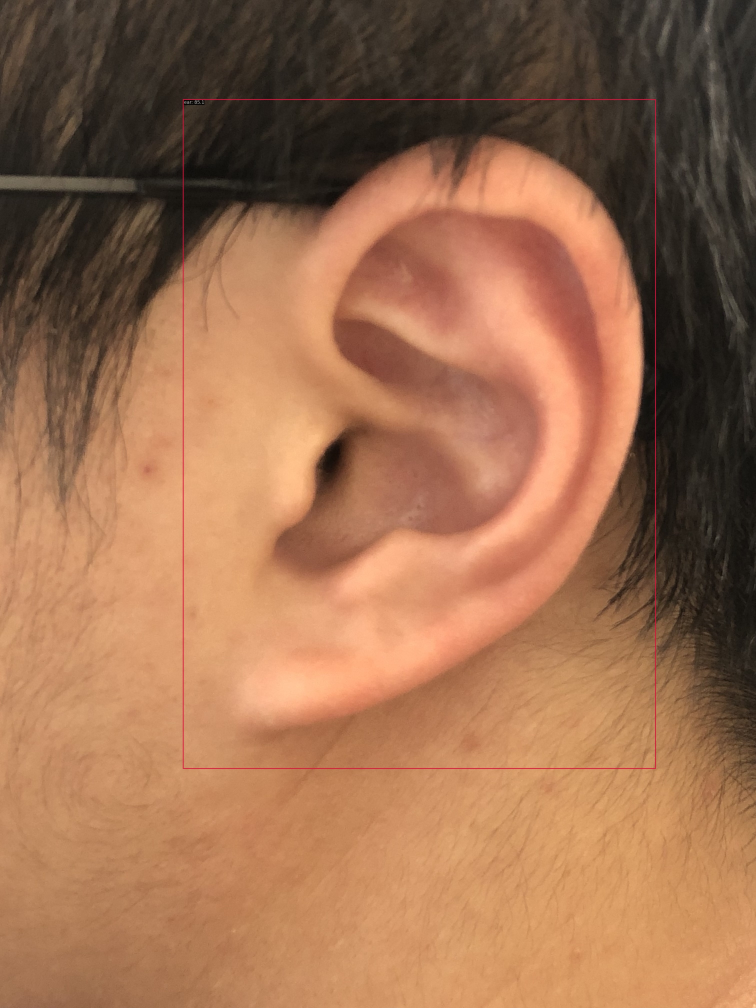
#> input picture mmpose/hw/MMDet_RTMDet/outputs/vis/right_ear_lr_inv.jpg, 3024 x 4032 px (shown at 1/4 size)
$ jupyter execute --allow-errors MMDet_RTMDet.ipynb   (shell and % lines are left out)
#> lines starting #> are read from the running program, lines starting #| are printed output that depends on the picture
# MMDetection with RTMDet

- baseline

[cell 1]
PROJECT_ROOT = '/home/louzekun/projects/mmlab/mmpose'

import os
os.chdir(PROJECT_ROOT)
os.getcwd()

## 训练

- 进行的调整:
```python
data_root = '~/dataset/Ear210_Keypoint_Dataset_coco/'
TRAIN_BATCH_SIZE = 16  # 8
VAL_BATCH_SIZE = 8  # 4
TEST_BATCH_SIZE = 8  # null
num_workers=[stage]_BATCH_SIZE//2  # for each dataloader
```

- 原来配置文件的问题:
```python
line 100: train_dataloader  # batch_size=8, should be TRAIN_BATCH_SIZE
line 146: val_dataloader  # batch_size=4, should be VAL_BATCH_SIZE
# so do the test_dataloader
```

[cell 2]
# !python /home/louzekun/projects/mmlab/src_code/mmdetection/tools/train.py \
#     ./hw/rtmdet_tiny_ear.py \
#     --work-dir ./hw/MMDet_RTMDet/

[cell 3]
import matplotlib.pyplot as plt
import json
# write a similar code as above
# json is {"lr": 4.043963963963964e-06, "data_time": 26.801936507225037, "loss": 0.18611308187246323, "loss_cls": 0.13114985078573227, "loss_bbox": 0.054963234812021255, "time": 28.41678285598755, "epoch": 1, "memory": 5088, "step": 2}
log_scalars = '/home/louzekun/projects/mmlab/mmpose/hw/MMDet_RTMDet/20230604_162124/vis_data/scalars.json'
#> (the rest of this cell did not finish here and is left out)

# 测试

[cell 4]
# !python /home/louzekun/projects/mmlab/src_code/mmdetection/tools/test.py \
#     ./hw/rtmdet_tiny_ear.py \
#     ./hw/MMDet_RTMDet/best_coco_bbox_mAP_epoch_175.pth \
#     --work-dir ./hw/MMDet_RTMDet/

- copied from cmdlines
```text
 Average Precision  (AP) @[ IoU=0.50:0.95 | area=   all | maxDets=100 ] = 0.821
 Average Precision  (AP) @[ IoU=0.50      | area=   all | maxDets=100 ] = 0.964
 Average Precision  (AP) @[ IoU=0.75      | area=   all | maxDets=100 ] = 0.964
 Average Precision  (AP) @[ IoU=0.50:0.95 | area= small | maxDets=100 ] = -1.000
 Average Precision  (AP) @[ IoU=0.50:0.95 | area=medium | maxDets=100 ] = -1.000
 Average Precision  (AP) @[ IoU=0.50:0.95 | area= large | maxDets=100 ] = 0.821
 Average Recall     (AR) @[ IoU=0.50:0.95 | area=   all | maxDets=  1 ] = 0.857
 Average Recall     (AR) @[ IoU=0.50:0.95 | area=   all | maxDets= 10 ] = 0.857
 Average Recall     (AR) @[ IoU=0.50:0.95 | area=   all | maxDets=100 ] = 0.857
 Average Recall     (AR) @[ IoU=0.50:0.95 | area= small | maxDets=100 ] = -1.000
 Average Recall     (AR) @[ IoU=0.50:0.95 | area=medium | maxDets=100 ] = -1.000
 Average Recall     (AR) @[ IoU=0.50:0.95 | area= large | maxDets=100 ] = 0.857
06/04 22:13:00 - mmengine - INFO - bbox_mAP_copypaste: 0.821 0.964 0.964 -1.000 -1.000 0.821
06/04 22:13:00 - mmengine - INFO - Epoch(test) [6/6]    coco/bbox_mAP: 0.8210  coco/bbox_mAP_50: 0.9640  coco/bbox_mAP_75: 0.9640  coco/bbox_mAP_s: -1.0000  coco/bbox_mAP_m: -1.0000  coco/bbox_mAP_l: 0.8210  data_time: 3.0053  time: 3.6121
```

# 预测
- 只预测单张图片了, 视频没搞

[cell 5]
from PIL import Image
# load image
img_path = './hw/MMDet_RTMDet/outputs/vis/right_ear_lr_inv.jpg'
# img_path = './hw/MMDet_RTMDet/outputs/vis/right_ear.jpg'
img = Image.open(img_path)
#> img is the input picture: PIL image 3024x4032 RGB; mean R, G, B 156.1, 110.2, 79.9
img_size = img.size
#> img_size = (3024, 4032)
img_size_resize = tuple([i//10 for i in img_size])
#> img_size_resize = (302, 403)
print(f"{img_size=}, {img_size_resize=}")
#| img_size=(3024, 4032), img_size_resize=(302, 403)
img_resized = img.resize(img_size_resize, Image.LANCZOS)
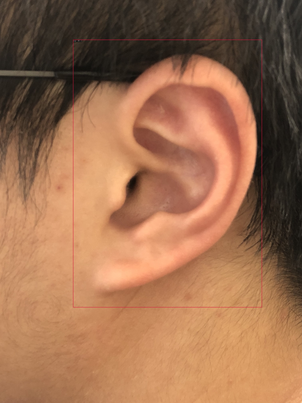
#> img_resized: PIL image 302x403 RGB; mean R, G, B 156.1, 110.2, 79.9
img_resized


$ run again, with mmpose/hw/MMDet_RTMDet/outputs/vis/right_ear.jpg copied over mmpose/hw/MMDet_RTMDet/outputs/vis/right_ear_lr_inv.jpg
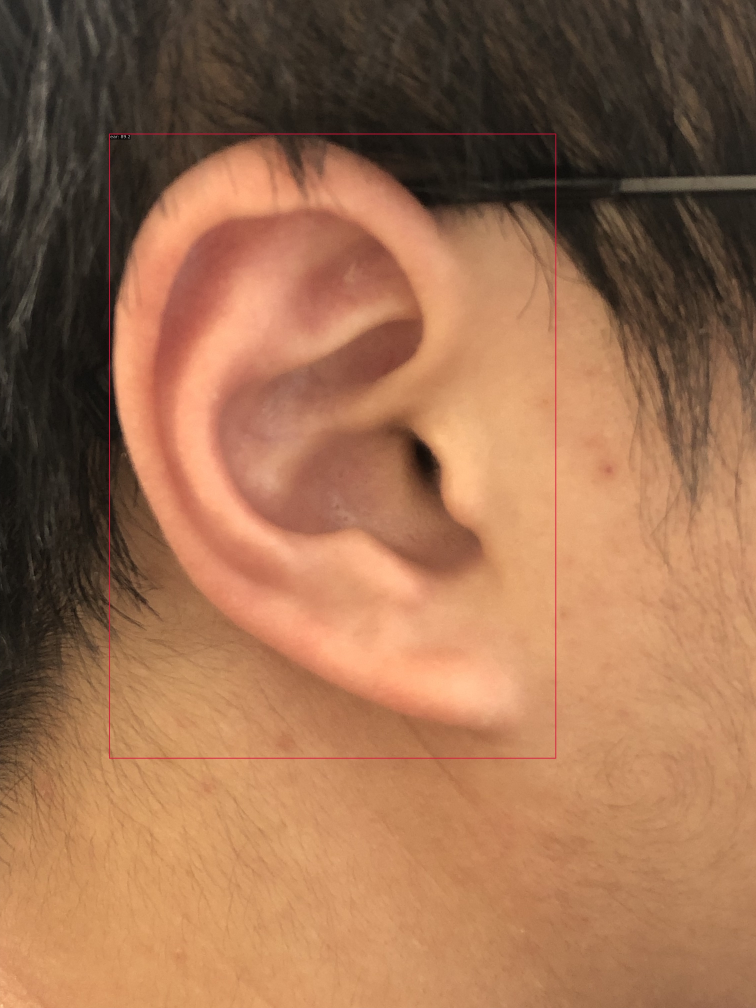
#> input picture mmpose/hw/MMDet_RTMDet/outputs/vis/right_ear.jpg, 3024 x 4032 px (shown at 1/4 size)
#> img is the input picture: PIL image 3024x4032 RGB; mean R, G, B 156.1, 110.1, 79.8
#| img_size=(3024, 4032), img_size_resize=(302, 403)
#> `img_resized = img.resize(img_size_resize, Image.LANCZOS)`:
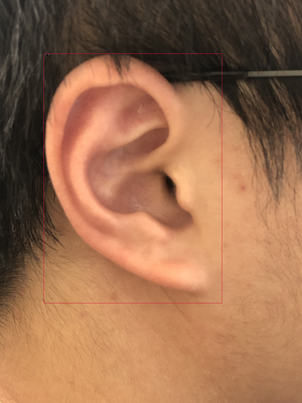
#> img_resized: PIL image 302x403 RGB; mean R, G, B 156.1, 110.1, 79.8
